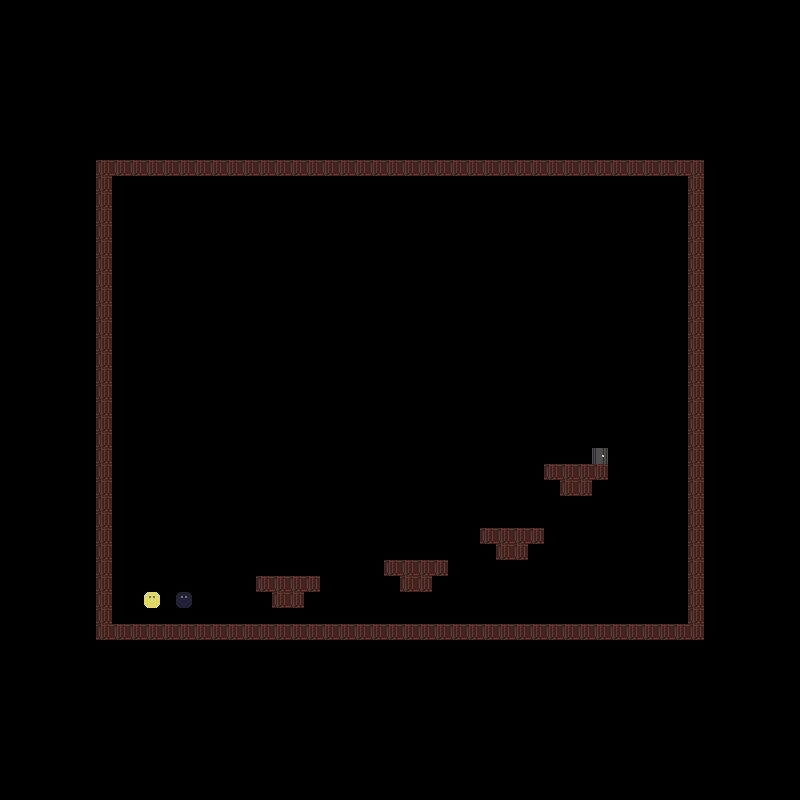

Rendered tile map (Tiled .tmx) drawn with the repository's tilesets; below, a short description and the map source with its tile grids summarised:
An orthogonal 50x50 tile map with 16x16 px tiles, 3 tile layers (walls, shadow, light).

<map version="1.10" tiledversion="1.11.0" orientation="orthogonal" renderorder="right-down" width="50" height="50" tilewidth="16" tileheight="16" infinite="0" nextlayerid="5" nextobjectid="1">
 <tileset firstgid="1" source="tilesheet.tsx" />
 <layer id="2" name="walls" width="50" height="50">
  <data>[2500 cells, 157 non-empty, 2 distinct tile ids]</data>
 </layer>
 <layer id="3" name="shadow" width="50" height="50">
  <data>[2500 cells, 1 non-empty, 1 distinct tile ids]</data>
 </layer>
 <layer id="4" name="light" width="50" height="50">
  <data>[2500 cells, 1 non-empty, 1 distinct tile ids]</data>
 </layer>
</map>